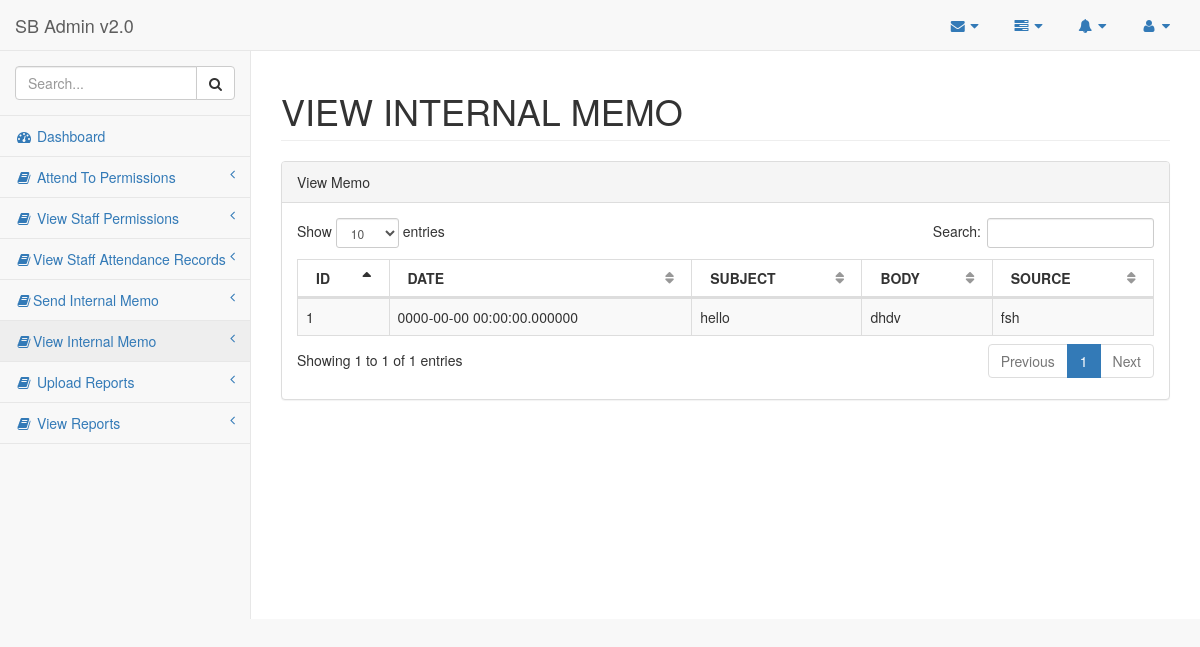
The page /admin/librarian/pages/viewmemo.php on the database its author committed.
### tables this page shows
CREATE TABLE `memos` (
  `id` int(6) NOT NULL,
  `staff_id` varchar(255) NOT NULL,
  `d_o_p` date NOT NULL,
  `subject` varchar(255) NOT NULL,
  `comment` varchar(255) NOT NULL,
  `resume_date` date NOT NULL,
  `source` varchar(255) NOT NULL,
  `status` varchar(255) NOT NULL,
  `date` datetime(6) NOT NULL DEFAULT CURRENT_TIMESTAMP
);

### admin/logics.php (called while the page is built, shortened)
<?php
    class db{
        private $server ="localhost";
        private $dbname = "library";
        private $user = "root";
        private $password = "";
        public function connect(){
            $this->conn = mysqli_connect($this->server,$this->user,$this->password,$this->dbname);
            if(!$this->conn){
                echo mysqli_error();
            }else{
                return $this->conn;
            }
        }
    }
    class memos extends db
    {
        function __construct()
        {
            $this->conn = $this->connect();
        }
        public function view(){
            $view_query = "SELECT * FROM `memos`";
            $run_view_query = $this->conn->query($view_query);
            if($run_view_query){
                return $run_view_query;
            }else{
                return false;
            }
        }
    }
?>

### admin/librarian/pages/viewmemo.php (the view, shortened to what this page needs)
<!DOCTYPE html>
<html lang="en">
<head>
    <link href="../vendor/bootstrap/css/bootstrap.min.css" rel="stylesheet">
    <link href="../vendor/metisMenu/metisMenu.min.css" rel="stylesheet">
    <link href="../vendor/datatables-plugins/dataTables.bootstrap.css" rel="stylesheet">
    <link href="../vendor/datatables-responsive/dataTables.responsive.css" rel="stylesheet">
    <link href="../dist/css/sb-admin-2.css" rel="stylesheet">
    <link href="../vendor/font-awesome/css/font-awesome.min.css" rel="stylesheet" type="text/css">
</head>
<body>
    <div id="wrapper">
        <nav class="navbar navbar-default navbar-static-top" role="navigation" style="margin-bottom: 0">
            <div class="navbar-header">
                <a class="navbar-brand" href="index.html">SB Admin v2.0</a>
            </div>
            <ul class="nav navbar-top-links navbar-right">
                <li class="dropdown">
                    <a class="dropdown-toggle" data-toggle="dropdown" href="#">
                        <i class="fa fa-envelope fa-fw"></i> <i class="fa fa-caret-down"></i>
                    </a>
                </li>
                <li class="dropdown">
                    <a class="dropdown-toggle" data-toggle="dropdown" href="#">
                        <i class="fa fa-tasks fa-fw"></i> <i class="fa fa-caret-down"></i>
                    </a>
                </li>
                <li class="dropdown">
                    <a class="dropdown-toggle" data-toggle="dropdown" href="#">
                        <i class="fa fa-bell fa-fw"></i> <i class="fa fa-caret-down"></i>
                    </a>
                </li>
                <li class="dropdown">
                    <a class="dropdown-toggle" data-toggle="dropdown" href="#">
                        <i class="fa fa-user fa-fw"></i> <i class="fa fa-caret-down"></i>
                    </a>
                </li>
            </ul>
                <?php require('sidenav.php');?>
        </nav>
        <div id="page-wrapper">
            <div class="row">
                <div class="col-lg-12">
                    <h1 class="page-header">VIEW INTERNAL MEMO </h1>
                </div>
            </div>
            <div class="row">
                <div class="col-lg-12">
                    <div class="panel panel-default">
                        <div class="panel-heading">
                            View Memo
                        </div>
                        <div class="panel-body">
                            <table width="100%" class="table table-striped table-bordered table-hover" id="dataTables-example">
                                <thead>
                                    <tr>
                                        <th>ID</th>
                                        <th>DATE</th>
                                        <th>SUBJECT</th>
                                        <th>BODY</th>
                                        <th>SOURCE</th>
                                    </tr>
                                </thead>
                                <tbody>
                                    <?php
                                        require('./../../logics.php');
                                        $memos = new memos();
                                            if($view_memos = $memos->view()){
                                                $id = 1;
                                                while($row = mysqli_fetch_assoc($view_memos)){
                                            echo "
                                                <tr class='gradeA'>
                                                    <td>". $id ."</td>
                                                    <td>". $row['date']."</td>
                                                    <td class='center'>". $row['subject'] ."</td>
                                                    <td class='center'>". $row['comment'] ."</td>
                                                    <td class='center'>". $row['source'] ."</td>
                                                </tr>
                                                ";
                                                $id ++;
                                                }
                                            }
                                    ?>
                                </tbody>
                            </table>
                        </div>
                    </div>
                </div>
            </div>
        </div>
    </div>
</body>
</html>

### rows shown on the page
memos: date "0000-00-00 00:00:00.000000", subject "hello", comment "dhdv", source "fsh"
